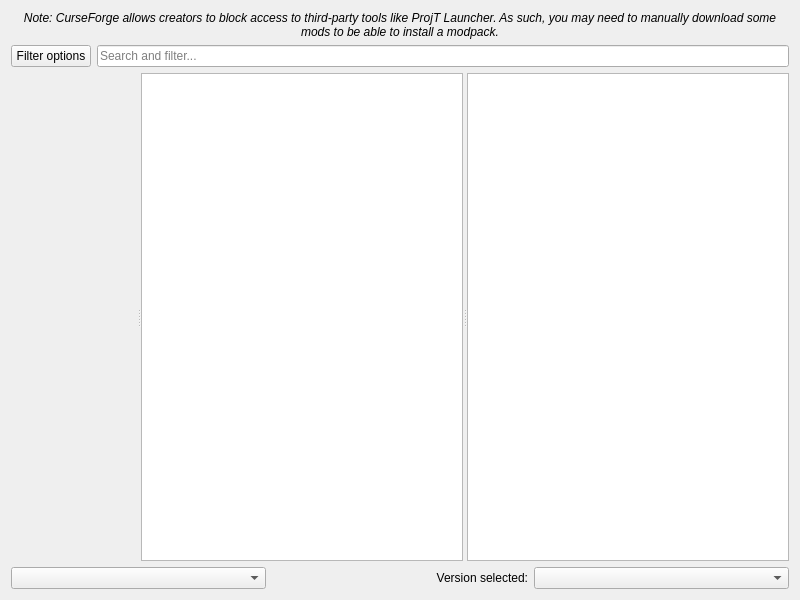
<?xml version="1.0" encoding="UTF-8"?>
<ui version="4.0">
 <class>FlamePage</class>
 <widget class="QWidget" name="FlamePage">
  <property name="geometry">
   <rect>
    <x>0</x>
    <y>0</y>
    <width>800</width>
    <height>600</height>
   </rect>
  </property>
  <layout class="QVBoxLayout" name="verticalLayout">
   <item>
    <widget class="QLabel" name="label_2">
     <property name="font">
      <font>
       <italic>true</italic>
      </font>
     </property>
     <property name="text">
      <string>Note: CurseForge allows creators to block access to third-party tools like ProjT Launcher. As such, you may need to manually download some mods to be able to install a modpack.</string>
     </property>
     <property name="alignment">
      <set>Qt::AlignCenter</set>
     </property>
     <property name="wordWrap">
      <bool>true</bool>
     </property>
    </widget>
   </item>
   <item>
    <layout class="QHBoxLayout" name="horizontalLayout">
     <item>
      <widget class="QPushButton" name="filterButton">
       <property name="text">
        <string>Filter options</string>
       </property>
      </widget>
     </item>
     <item>
      <widget class="QLineEdit" name="searchEdit">
       <property name="placeholderText">
        <string>Search and filter...</string>
       </property>
      </widget>
     </item>
    </layout>
   </item>
   <item>
    <widget class="QSplitter" name="splitter">
     <property name="sizePolicy">
      <sizepolicy hsizetype="Expanding" vsizetype="Expanding">
       <horstretch>0</horstretch>
       <verstretch>0</verstretch>
      </sizepolicy>
     </property>
     <property name="orientation">
      <enum>Qt::Horizontal</enum>
     </property>
     <widget class="QWidget" name="widget" native="true"/>
     <widget class="QListView" name="packView">
      <property name="horizontalScrollBarPolicy">
       <enum>Qt::ScrollBarAlwaysOff</enum>
      </property>
      <property name="alternatingRowColors">
       <bool>true</bool>
      </property>
      <property name="iconSize">
       <size>
        <width>48</width>
        <height>48</height>
       </size>
      </property>
      <property name="verticalScrollMode">
       <enum>QAbstractItemView::ScrollPerPixel</enum>
      </property>
     </widget>
     <widget class="ProjectDescriptionPage" name="packDescription">
      <property name="openExternalLinks">
       <bool>true</bool>
      </property>
      <property name="openLinks">
       <bool>true</bool>
      </property>
     </widget>
    </widget>
   </item>
   <item>
    <layout class="QHBoxLayout">
     <item>
      <widget class="QComboBox" name="sortByBox"/>
     </item>
     <item>
      <widget class="QLabel" name="label">
       <property name="text">
        <string>Version selected:</string>
       </property>
       <property name="alignment">
        <set>Qt::AlignRight|Qt::AlignTrailing|Qt::AlignVCenter</set>
       </property>
      </widget>
     </item>
     <item>
      <widget class="QComboBox" name="versionSelectionBox"/>
     </item>
    </layout>
   </item>
  </layout>
 </widget>
 <customwidgets>
  <customwidget>
   <class>ProjectDescriptionPage</class>
   <extends>QTextBrowser</extends>
   <header>ui/widgets/ProjectDescriptionPage.h</header>
  </customwidget>
 </customwidgets>
 <tabstops>
  <tabstop>packView</tabstop>
  <tabstop>packDescription</tabstop>
  <tabstop>sortByBox</tabstop>
  <tabstop>versionSelectionBox</tabstop>
 </tabstops>
 <resources/>
 <connections/>
</ui>
